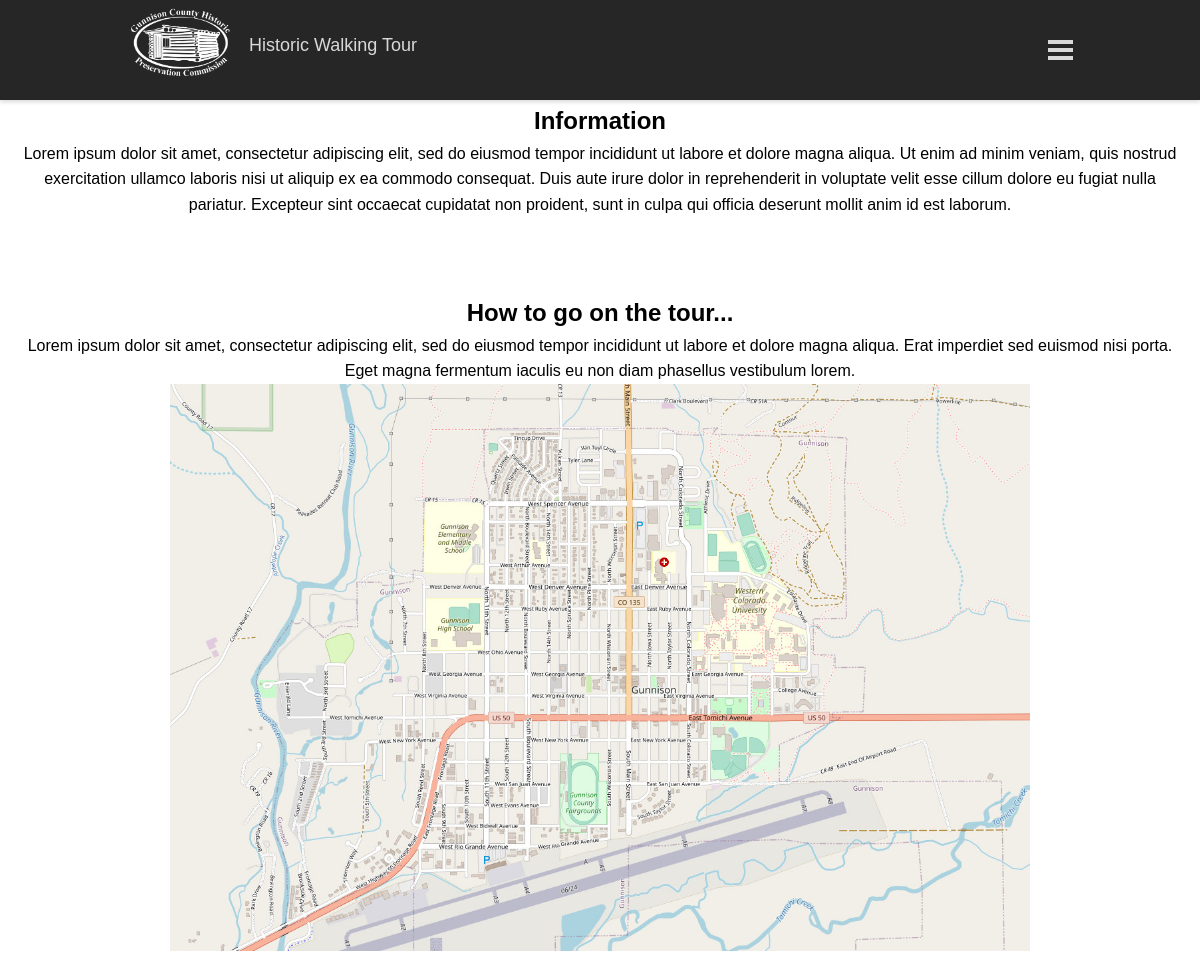
/www/html/index.php (upper part), run on an earlier commit of the app's database.
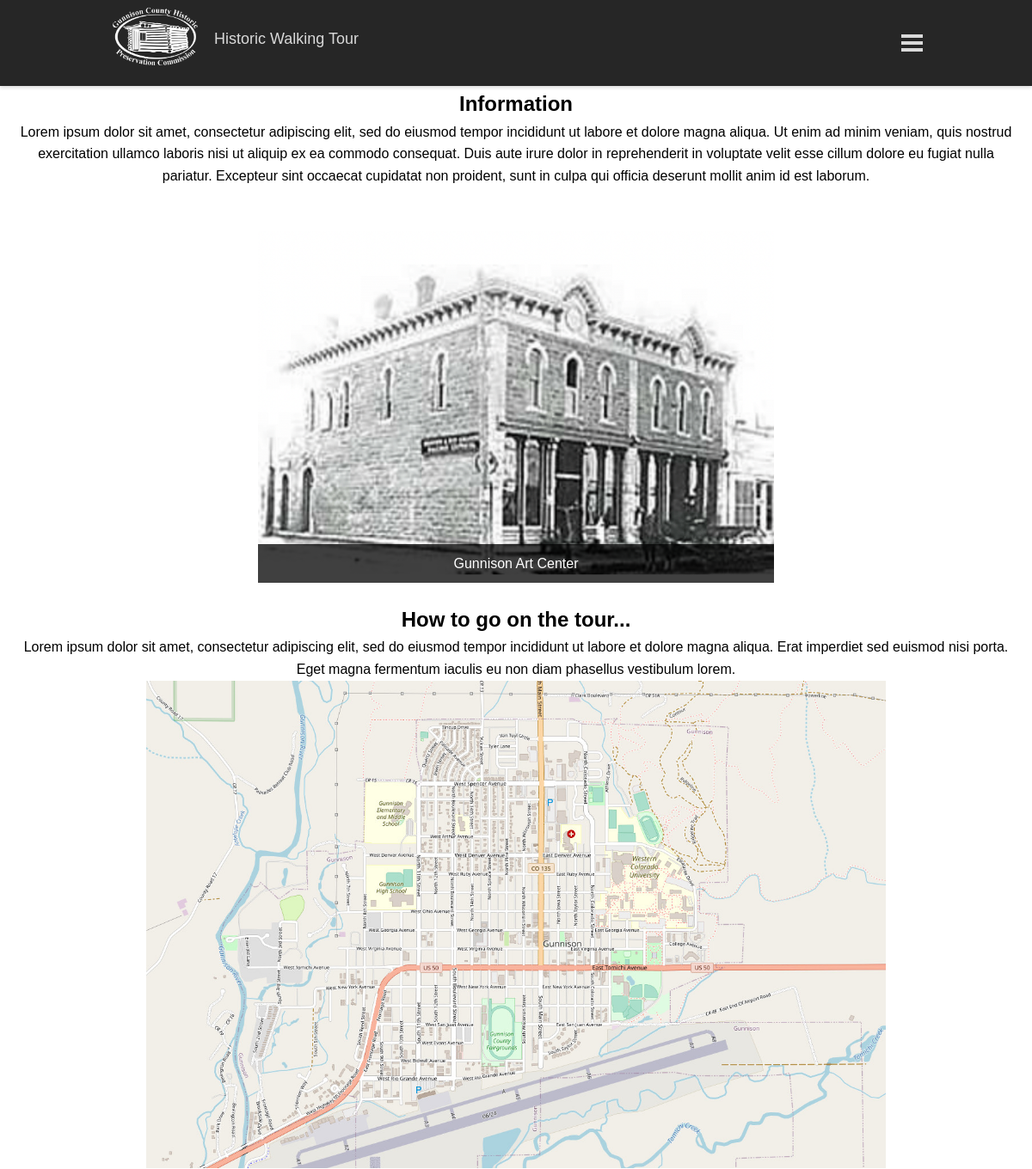
And on a later commit of the database.
### tables this page shows
CREATE TABLE `home` (
  `intro_heading_text` text NOT NULL,
  `intro_text` text NOT NULL,
  `map_fname` text NOT NULL,
  `how_to_text` text NOT NULL,
  `address` text NOT NULL,
  `city_state_zip` text NOT NULL,
  `phone_number` text NOT NULL,
  `email` text NOT NULL
);

CREATE TABLE `slideShowImages` (
  `id` int(11) NOT NULL AUTO_INCREMENT,
  `oldImage_fname` text NOT NULL,
  `oldImage_caption` text NOT NULL,
  PRIMARY KEY (`id`)
);

### www/html/index.php (the view, shortened to what this page needs)
<?php
require('model.php');
$conn = connectDb();
$data = getHomeData($conn);
?>
<!DOCTYPE html>
<html lang="en">
<head>
  <link rel="stylesheet" href="indexStyling.css">
  <link rel="stylesheet" href="navbarStyling.css">
</head>
<body onload="startSlideshow()">
  <?php createNavbar(); ?>
  <br><br><br><br>
  <div class=main-info>
    <?php foreach ($data as $data): ?>
      <h2>
        <?php echo $data['intro_heading_text']; ?>
      </h2>
      <p>
        <?php echo $data['intro_text']; ?>
      <br><br>
      <div class="slideshow-container">
        <?php
        $slideShowPics = getSlideshowPics($conn);
        $max = count($slideShowPics); foreach ($slideShowPics as $pics):
          ?>
          <div class='mySlides fade'>
            <div class='captionText'>
              <?php echo $pics['oldImage_caption']; ?>
            </div>
            <img src='pictures/<?php echo $pics['oldImage_fname']; ?>' style='width:50%'>
          </div>
          <?php
        endforeach;
        ?>
      </div>
      <br>
      <h2>How to go on the tour...</h2>
      <p>
        <?php echo $data['how_to_text']; ?>
      </p>
      <div style="position:relative">
        <img src="<?php echo $data['map_fname']; ?>" class="map" alt="Map of Gunnison, Colorado">
        <br>
      </div>
      <br>
    <?php
    endforeach; ?>
</body>
</html>

### www/html/model.php (shortened to what this page needs)
<?php
function createNavbar()
{
    echo
        '<header id="navbar">
    <nav class="navbar-container container">
      <a class="home-link">
        <div class="navbar-logo">
          <img src="pictures/logo_white.png" alt="navLogo" weight="70px" height="70px" />
        </div>
        <p> Historic Walking Tour</p>
      </a>
      <button type="button" id="navbar-toggle" aria-controls="navbar-menu" aria-label="Toggle menu"
        aria-expanded="false">
        <span class="icon-bar"></span>
        <span class="icon-bar"></span>
        <span class="icon-bar"></span>
      </button>
      <div id="navbar-menu" aria-labelledby="navbar-toggle">
        <ul class="navbar-links">
          <li class="navbar-item"><a class="navbar-link" href="index.php">Home</a></li>
          <li class="navbar-item"><a class="navbar-link" href="tourStops.php">Tours</a></li>
          <li class="navbar-item"><a class="navbar-link" href="about.php">About</a></li>
          <li class="navbar-item"><a class="navbar-link" href="login.php">Login</a></li>
        </ul>
      </div>
    </nav>
  </header>
  <script src="index.js"></script>';
}
function getHomeData($conn)
{
    $t1q = "SELECT * FROM home";
    $stmt1 = $conn->prepare($t1q);
    $stmt1->execute();
    $data = $stmt1->fetchAll();
    return $data;
}
function getSlideshowPics($conn)
{
    $t1q = "SELECT * FROM slideShowImages";
    $stmt1 = $conn->prepare($t1q);
    $stmt1->execute();
    $slideShowPics = $stmt1->fetchAll();
    return $slideShowPics;
}
?>

### www/html/indexStyling.css (style rules this page uses)
:root { --navbar-bg-color: hsl(0, 0%, 15%); --navbar-text-color: hsl(0, 0%, 85%); --navbar-text-color-focus: white; --navbar-bg-contrast: hsl(0, 0%, 25%); }
* { box-sizing: border-box; margin: 0; padding: 0; }
body { height: 100vh; font-family: Arial, Helvetica, sans-serif; line-height: 1.6; text-align: center; }
p { padding-left: 20px; padding-right: 20px; }
.container { max-width: 1000px; padding: 20px; margin: 0 auto; }
.main-info { text-align: center; }
.map { width: 75%; height: 75%; padding-left: 20px; padding-right: 20px; }
.mySlides img { height: 350px; width: auto; }
.mySlides { position: relative; text-align: center; color: white; }
.captionText { position: absolute; left: 25%; right: 25%; background: rgba(0, 0, 0, 0.75); color: white; padding: 10px 20px; bottom: -2px; }
@media screen and (min-width: 901px) { .mySlides img { height: 400px; } }

### www/html/navbarStyling.css (style rules this page uses)
#navbar { --navbar-height: 100px; position: fixed; height: var(--navbar-height); background-color: var(--navbar-bg-color); left: 0; right: 0; box-shadow: 0 2px 4px rgba(0, 0, 0, 0.15); z-index: 1; }
.navbar-container { display: flex; justify-content: space-between; height: 100%; align-items: center; }
.home-link, .navbar-link { color: var(--navbar-text-color); text-decoration: none; display: flex; font-weight: 400; font-size: large; align-items: center; padding-bottom: 10px; }
.navbar-logo { border-radius: 100%; width: 30px; height: 30px; padding-right: 100px; padding-bottom: 75px; margin-inline-start: 0.5em; }
#navbar-toggle { cursor: pointer; border: none; background-color: transparent; width: 40px; height: 40px; display: flex; align-items: center; justify-content: center; flex-direction: column; }
.icon-bar { display: block; width: 25px; height: 4px; margin: 2px; background-color: var(--navbar-text-color); }

What changed in the data, as far as the page shows it:
added slideshowimages: oldImage_caption "Gunnison Art Center", oldImage_fname (picture)
